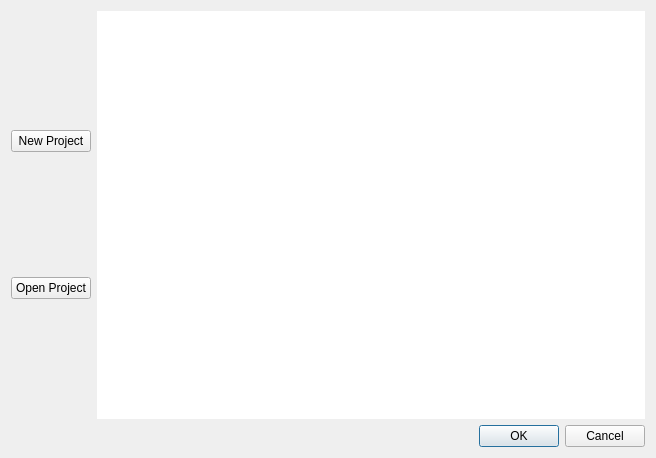
<?xml version="1.0" encoding="UTF-8"?>
<ui version="4.0">
 <class>Dialog</class>
 <widget class="QDialog" name="Dialog">
  <property name="geometry">
   <rect>
    <x>0</x>
    <y>0</y>
    <width>656</width>
    <height>458</height>
   </rect>
  </property>
  <property name="windowTitle">
   <string>Dialog</string>
  </property>
  <layout class="QGridLayout" name="gridLayout_2">
   <item row="1" column="1">
    <layout class="QGridLayout" name="gridLayout">
     <item row="1" column="0">
      <widget class="QPushButton" name="pushButton">
       <property name="text">
        <string>New Project</string>
       </property>
      </widget>
     </item>
     <item row="2" column="0">
      <widget class="QPushButton" name="pushButton_2">
       <property name="text">
        <string>Open Project</string>
       </property>
      </widget>
     </item>
    </layout>
   </item>
   <item row="2" column="2">
    <widget class="QDialogButtonBox" name="buttonBox">
     <property name="orientation">
      <enum>Qt::Horizontal</enum>
     </property>
     <property name="standardButtons">
      <set>QDialogButtonBox::Cancel|QDialogButtonBox::Ok</set>
     </property>
    </widget>
   </item>
   <item row="1" column="2">
    <widget class="QTableWidget" name="tableWidget">
     <property name="sizePolicy">
      <sizepolicy hsizetype="Expanding" vsizetype="Expanding">
       <horstretch>1</horstretch>
       <verstretch>0</verstretch>
      </sizepolicy>
     </property>
     <property name="frameShape">
      <enum>QFrame::NoFrame</enum>
     </property>
     <property name="showGrid">
      <bool>false</bool>
     </property>
     <property name="columnCount">
      <number>1</number>
     </property>
     <attribute name="horizontalHeaderVisible">
      <bool>false</bool>
     </attribute>
     <column/>
    </widget>
   </item>
  </layout>
 </widget>
 <resources/>
 <connections>
  <connection>
   <sender>buttonBox</sender>
   <signal>accepted()</signal>
   <receiver>Dialog</receiver>
   <slot>accept()</slot>
   <hints>
    <hint type="sourcelabel">
     <x>248</x>
     <y>254</y>
    </hint>
    <hint type="destinationlabel">
     <x>157</x>
     <y>274</y>
    </hint>
   </hints>
  </connection>
  <connection>
   <sender>buttonBox</sender>
   <signal>rejected()</signal>
   <receiver>Dialog</receiver>
   <slot>reject()</slot>
   <hints>
    <hint type="sourcelabel">
     <x>316</x>
     <y>260</y>
    </hint>
    <hint type="destinationlabel">
     <x>286</x>
     <y>274</y>
    </hint>
   </hints>
  </connection>
 </connections>
</ui>
